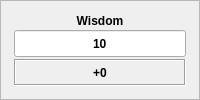
                <widget class="QFrame" name="frameWisdom">
                 <property name="frameShape">
                  <enum>QFrame::StyledPanel</enum>
                 </property>
                 <property name="frameShadow">
                  <enum>QFrame::Raised</enum>
                 </property>
                 <layout class="QGridLayout" name="gridLayout_10">
                  <property name="leftMargin">
                   <number>0</number>
                  </property>
                  <property name="topMargin">
                   <number>0</number>
                  </property>
                  <property name="rightMargin">
                   <number>0</number>
                  </property>
                  <property name="bottomMargin">
                   <number>0</number>
                  </property>
                  <property name="spacing">
                   <number>0</number>
                  </property>
                  <item row="1" column="1">
                   <widget class="QFrame" name="frameWisdomContents">
                    <layout class="QVBoxLayout" name="verticalLayout_33" stretch="1,2,2">
                     <property name="spacing">
                      <number>2</number>
                     </property>
                     <property name="leftMargin">
                      <number>2</number>
                     </property>
                     <property name="topMargin">
                      <number>2</number>
                     </property>
                     <property name="rightMargin">
                      <number>2</number>
                     </property>
                     <property name="bottomMargin">
                      <number>2</number>
                     </property>
                     <item>
                      <widget class="QLabel" name="label_8">
                       <property name="font">
                        <font>
                         <bold>true</bold>
                        </font>
                       </property>
                       <property name="text">
                        <string>Wisdom</string>
                       </property>
                       <property name="alignment">
                        <set>Qt::AlignCenter</set>
                       </property>
                      </widget>
                     </item>
                     <item>
                      <widget class="QLineEdit" name="edtWis">
                       <property name="sizePolicy">
                        <sizepolicy hsizetype="Preferred" vsizetype="Preferred">
                         <horstretch>0</horstretch>
                         <verstretch>0</verstretch>
                        </sizepolicy>
                       </property>
                       <property name="font">
                        <font>
                         <bold>true</bold>
                        </font>
                       </property>
                       <property name="text">
                        <string>10</string>
                       </property>
                       <property name="alignment">
                        <set>Qt::AlignCenter</set>
                       </property>
                      </widget>
                     </item>
                     <item>
                      <widget class="QLabel" name="lblWisMod">
                       <property name="font">
                        <font>
                         <bold>true</bold>
                        </font>
                       </property>
                       <property name="autoFillBackground">
                        <bool>false</bool>
                       </property>
                       <property name="frameShape">
                        <enum>QFrame::Box</enum>
                       </property>
                       <property name="frameShadow">
                        <enum>QFrame::Sunken</enum>
                       </property>
                       <property name="text">
                        <string>+0</string>
                       </property>
                       <property name="alignment">
                        <set>Qt::AlignCenter</set>
                       </property>
                      </widget>
                     </item>
                    </layout>
                   </widget>
                  </item>
                  <item row="0" column="1">
                   <widget class="QLabel" name="lblFrameStrengthTop_5">
                    <property name="sizePolicy">
                     <sizepolicy hsizetype="Ignored" vsizetype="Fixed">
                      <horstretch>0</horstretch>
                      <verstretch>0</verstretch>
                     </sizepolicy>
                    </property>
                    <property name="minimumSize">
                     <size>
                      <width>0</width>
                      <height>11</height>
                     </size>
                    </property>
                    <property name="maximumSize">
                     <size>
                      <width>16777215</width>
                      <height>11</height>
                     </size>
                    </property>
                    <property name="pixmap">
                     <pixmap resource="resources.qrc">:/img/data/character_stat_top.png</pixmap>
                    </property>
                    <property name="scaledContents">
                     <bool>true</bool>
                    </property>
                   </widget>
                  </item>
                  <item row="0" column="0">
                   <widget class="QLabel" name="lblFrameStrengthTopLeft_5">
                    <property name="sizePolicy">
                     <sizepolicy hsizetype="Fixed" vsizetype="Fixed">
                      <horstretch>0</horstretch>
                      <verstretch>0</verstretch>
                     </sizepolicy>
                    </property>
                    <property name="minimumSize">
                     <size>
                      <width>11</width>
                      <height>11</height>
                     </size>
                    </property>
                    <property name="maximumSize">
                     <size>
                      <width>11</width>
                      <height>11</height>
                     </size>
                    </property>
                    <property name="text">
                     <string/>
                    </property>
                    <property name="pixmap">
                     <pixmap resource="resources.qrc">:/img/data/character_stat_topleft.png</pixmap>
                    </property>
                    <property name="scaledContents">
                     <bool>true</bool>
                    </property>
                   </widget>
                  </item>
                  <item row="1" column="0">
                   <widget class="QLabel" name="lblFrameStrengthLeft_5">
                    <property name="sizePolicy">
                     <sizepolicy hsizetype="Fixed" vsizetype="Ignored">
                      <horstretch>0</horstretch>
                      <verstretch>0</verstretch>
                     </sizepolicy>
                    </property>
                    <property name="minimumSize">
                     <size>
                      <width>10</width>
                      <height>0</height>
                     </size>
                    </property>
                    <property name="maximumSize">
                     <size>
                      <width>10</width>
                      <height>16777215</height>
                     </size>
                    </property>
                    <property name="pixmap">
                     <pixmap resource="resources.qrc">:/img/data/character_stat_left.png</pixmap>
                    </property>
                    <property name="scaledContents">
                     <bool>true</bool>
                    </property>
                   </widget>
                  </item>
                  <item row="1" column="2">
                   <widget class="QLabel" name="lblFrameStrengthRight_5">
                    <property name="sizePolicy">
                     <sizepolicy hsizetype="Fixed" vsizetype="Ignored">
                      <horstretch>0</horstretch>
                      <verstretch>0</verstretch>
                     </sizepolicy>
                    </property>
                    <property name="minimumSize">
                     <size>
                      <width>11</width>
                      <height>0</height>
                     </size>
                    </property>
                    <property name="maximumSize">
                     <size>
                      <width>11</width>
                      <height>16777215</height>
                     </size>
                    </property>
                    <property name="pixmap">
                     <pixmap resource="resources.qrc">:/img/data/character_stat_right.png</pixmap>
                    </property>
                    <property name="scaledContents">
                     <bool>true</bool>
                    </property>
                   </widget>
                  </item>
                  <item row="0" column="2">
                   <widget class="QLabel" name="lblFrameStrengthTopRight_5">
                    <property name="sizePolicy">
                     <sizepolicy hsizetype="Fixed" vsizetype="Fixed">
                      <horstretch>0</horstretch>
                      <verstretch>0</verstretch>
                     </sizepolicy>
                    </property>
                    <property name="minimumSize">
                     <size>
                      <width>11</width>
                      <height>11</height>
                     </size>
                    </property>
                    <property name="maximumSize">
                     <size>
                      <width>11</width>
                      <height>11</height>
                     </size>
                    </property>
                    <property name="text">
                     <string/>
                    </property>
                    <property name="pixmap">
                     <pixmap resource="resources.qrc">:/img/data/character_stat_topright.png</pixmap>
                    </property>
                    <property name="scaledContents">
                     <bool>true</bool>
                    </property>
                   </widget>
                  </item>
                  <item row="2" column="0">
                   <widget class="QLabel" name="lblFrameStrengthBottomLeft_5">
                    <property name="sizePolicy">
                     <sizepolicy hsizetype="Fixed" vsizetype="Fixed">
                      <horstretch>0</horstretch>
                      <verstretch>0</verstretch>
                     </sizepolicy>
                    </property>
                    <property name="minimumSize">
                     <size>
                      <width>11</width>
                      <height>11</height>
                     </size>
                    </property>
                    <property name="maximumSize">
                     <size>
                      <width>11</width>
                      <height>11</height>
                     </size>
                    </property>
                    <property name="pixmap">
                     <pixmap resource="resources.qrc">:/img/data/character_stat_bottomleft.png</pixmap>
                    </property>
                    <property name="scaledContents">
                     <bool>true</bool>
                    </property>
                   </widget>
                  </item>
                  <item row="2" column="2">
                   <widget class="QLabel" name="lblFrameStrengthBottomRight_5">
                    <property name="sizePolicy">
                     <sizepolicy hsizetype="Fixed" vsizetype="Fixed">
                      <horstretch>0</horstretch>
                      <verstretch>0</verstretch>
                     </sizepolicy>
                    </property>
                    <property name="minimumSize">
                     <size>
                      <width>11</width>
                      <height>11</height>
                     </size>
                    </property>
                    <property name="maximumSize">
                     <size>
                      <width>11</width>
                      <height>11</height>
                     </size>
                    </property>
                    <property name="pixmap">
                     <pixmap resource="resources.qrc">:/img/data/character_stat_bottomright.png</pixmap>
                    </property>
                    <property name="scaledContents">
                     <bool>true</bool>
                    </property>
                   </widget>
                  </item>
                  <item row="2" column="1">
                   <widget class="QLabel" name="lblFrameStrengthBottom_5">
                    <property name="sizePolicy">
                     <sizepolicy hsizetype="Ignored" vsizetype="Ignored">
                      <horstretch>0</horstretch>
                      <verstretch>0</verstretch>
                     </sizepolicy>
                    </property>
                    <property name="minimumSize">
                     <size>
                      <width>0</width>
                      <height>11</height>
                     </size>
                    </property>
                    <property name="maximumSize">
                     <size>
                      <width>16777215</width>
                      <height>11</height>
                     </size>
                    </property>
                    <property name="pixmap">
                     <pixmap resource="resources.qrc">:/img/data/character_stat_bottom.png</pixmap>
                    </property>
                    <property name="scaledContents">
                     <bool>true</bool>
                    </property>
                   </widget>
                  </item>
                 </layout>
                </widget>
